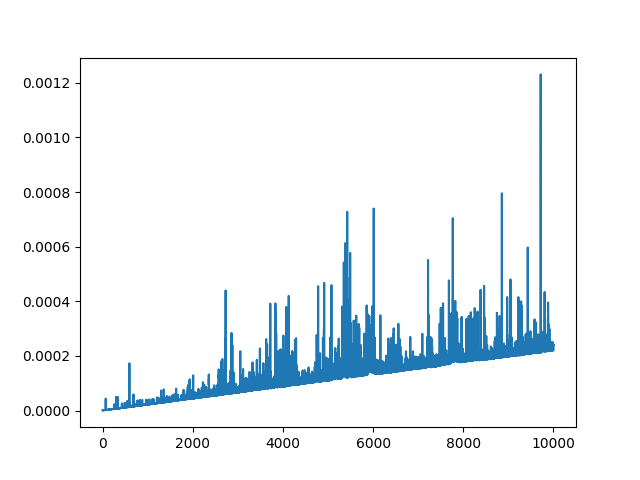

Python code for this plot:
from task4 import profile
from task1 import *
from task2 import matrix_multi
from task3 import subset_sum

import matplotlib.pyplot as plt



def visualize(func:function, a: int, b: int, step=1, data_form='list'):
    results = []
    axis_tickets = []
    for n in range(a, b, step):
        axis_tickets.append(n)
        results.append(profile(func, n, data_form=data_form))
    plt.plot(axis_tickets, results)
    plt.savefig('task5.png')
    # plt.show()
